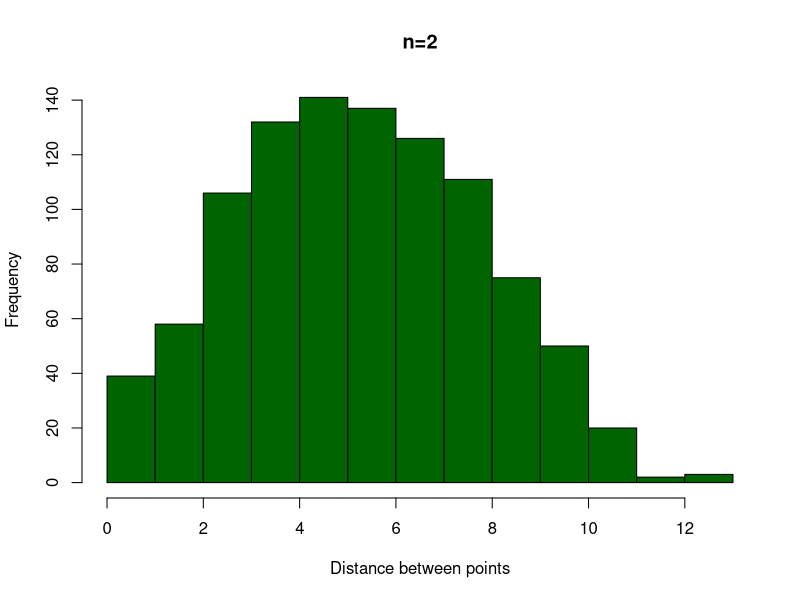
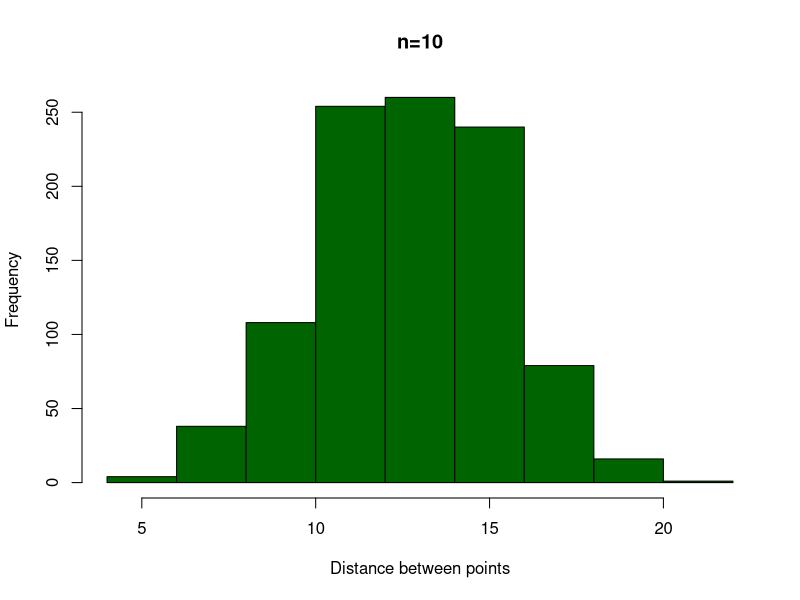
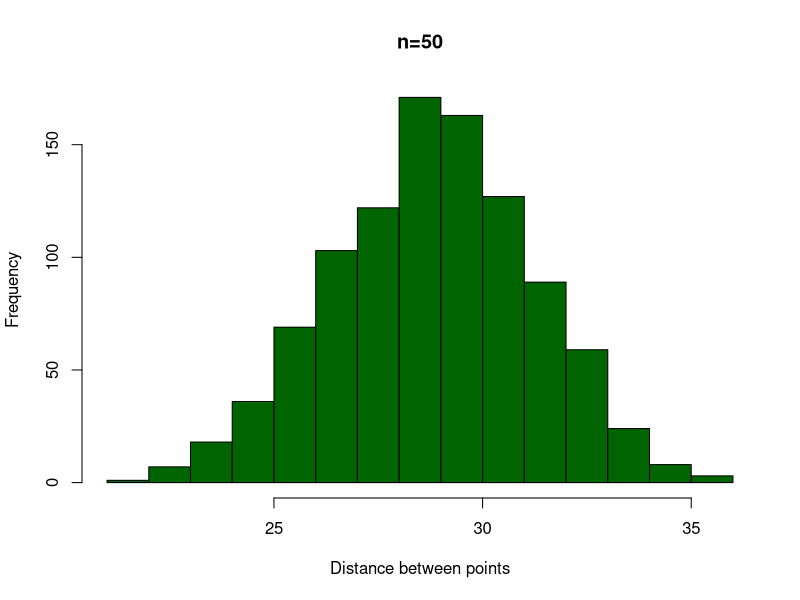
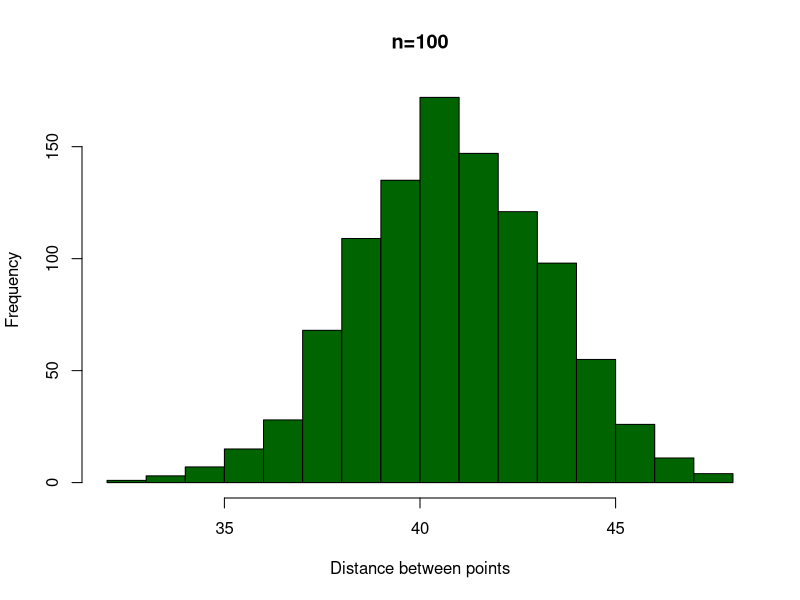
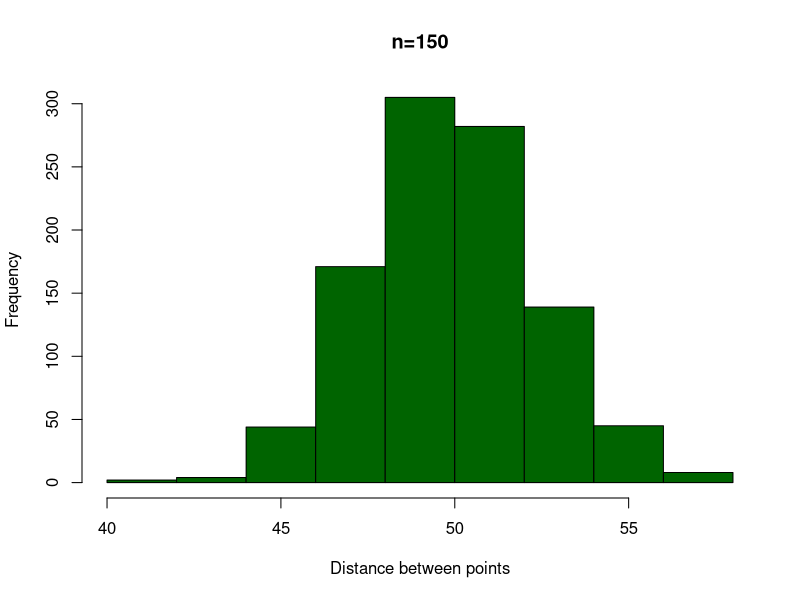
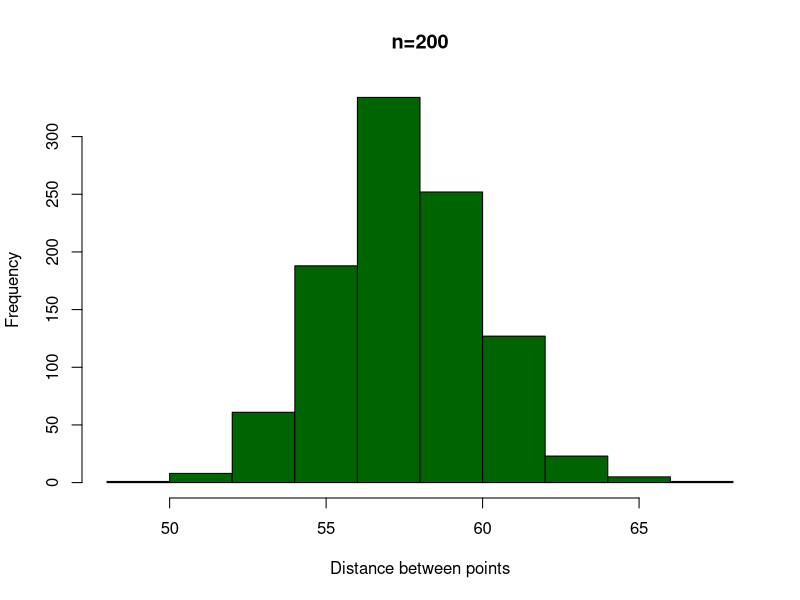
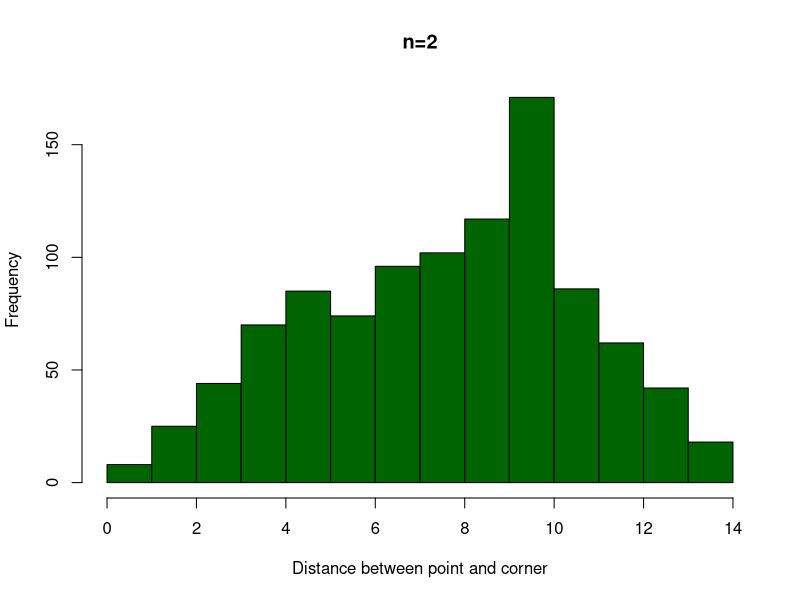
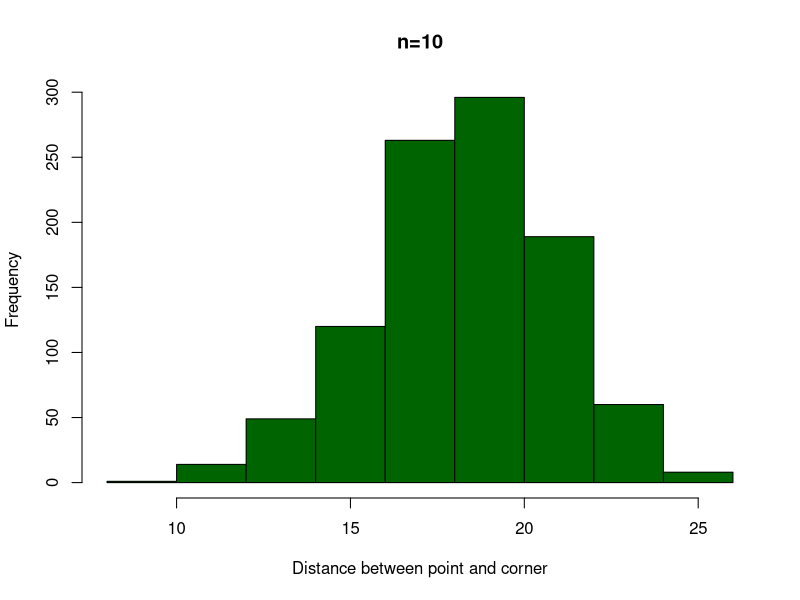

These charts were generated, in order, by the following R code:
side_lenght_hypercube <- 10
number_of_points_to_generate <-1000
maximum_dimension <- 200
minimum_dimension <- 2
corner_of_hypercube = NA


parameters_beetwen_points = matrix(NA, nrow = 200, ncol = 3)
parameters_beetwen_point_and_corner = matrix(NA, nrow = 200, ncol = 3)

colnames(parameters_beetwen_points) <- c('Dimension', 'Variance', 'Expected Value')
colnames(parameters_beetwen_point_and_corner) <- c('Dimension', 'Variance', 'Expected Value')

all_distances_beetwen_points = list()
all_distances_beetwen_point_and_corner = list()

for(current_dimension in minimum_dimension:maximum_dimension)
{
  corner_of_hypercube = rep(side_lenght_hypercube, current_dimension)
  randomly_selected_points <- matrix(NA,2 * number_of_points_to_generate, current_dimension)
  distances_beetwen_points <- matrix(NA, number_of_points_to_generate, 1)
  distances_beetwen_point_and_corner <- matrix(NA, number_of_points_to_generate, 1)
  
  row_number <- 0
  for (i in 1:number_of_points_to_generate){
    coordinates_1 <- runif(current_dimension, 0.0, side_lenght_hypercube)
    randomly_selected_points[row_number,] <- coordinates_1
    row_number <- row_number + 1
    
    distances_beetwen_point_and_corner[i,] <- dist(rbind(coordinates_1, corner_of_hypercube))
    
    coordinates_2 <- runif(current_dimension, 0.0, side_lenght_hypercube)
    randomly_selected_points[row_number,] <- coordinates_2
    row_number <- row_number + 1
    
    distances_beetwen_points[i,] <- dist(rbind(coordinates_1, coordinates_2))
  }
  
  variance <- var(distances_beetwen_points)
  expected_value <- weighted.mean(distances_beetwen_points, rep(0.001, 1000))
  parameters_beetwen_points[current_dimension, ] <- c(current_dimension, variance, expected_value)
  all_distances_beetwen_points[[current_dimension]] <- distances_beetwen_points
  
  variance_point_corner <- var(distances_beetwen_point_and_corner)
  expected_value_point_corner <- weighted.mean(distances_beetwen_point_and_corner, rep(0.001, 1000))
  parameters_beetwen_point_and_corner[current_dimension, ] <- c(current_dimension, variance_point_corner, expected_value_point_corner)
  all_distances_beetwen_point_and_corner[[current_dimension]] <-distances_beetwen_point_and_corner
  
  remove(randomly_selected_points)
  remove(distances_beetwen_points)
  remove(distances_beetwen_point_and_corner)
}

dimensions =c(2,10,50,100,150,200)
#Drawing for hypercube distances between points

for(dimension in dimensions){
  hist(as.vector(all_distances_beetwen_points[dimension][[1]]), main = paste("n=",toString(dimension),sep=""),xlab = "Distance between points", col="darkgreen")
}

#Drawing for hypercube distances between point and fixed corner
for(dimension in dimensions){
  hist(as.vector(all_distances_beetwen_point_and_corner[dimension][[1]]), main = paste("n=",toString(dimension),sep=""),xlab = "Distance between point and corner", col="darkgreen")
}

